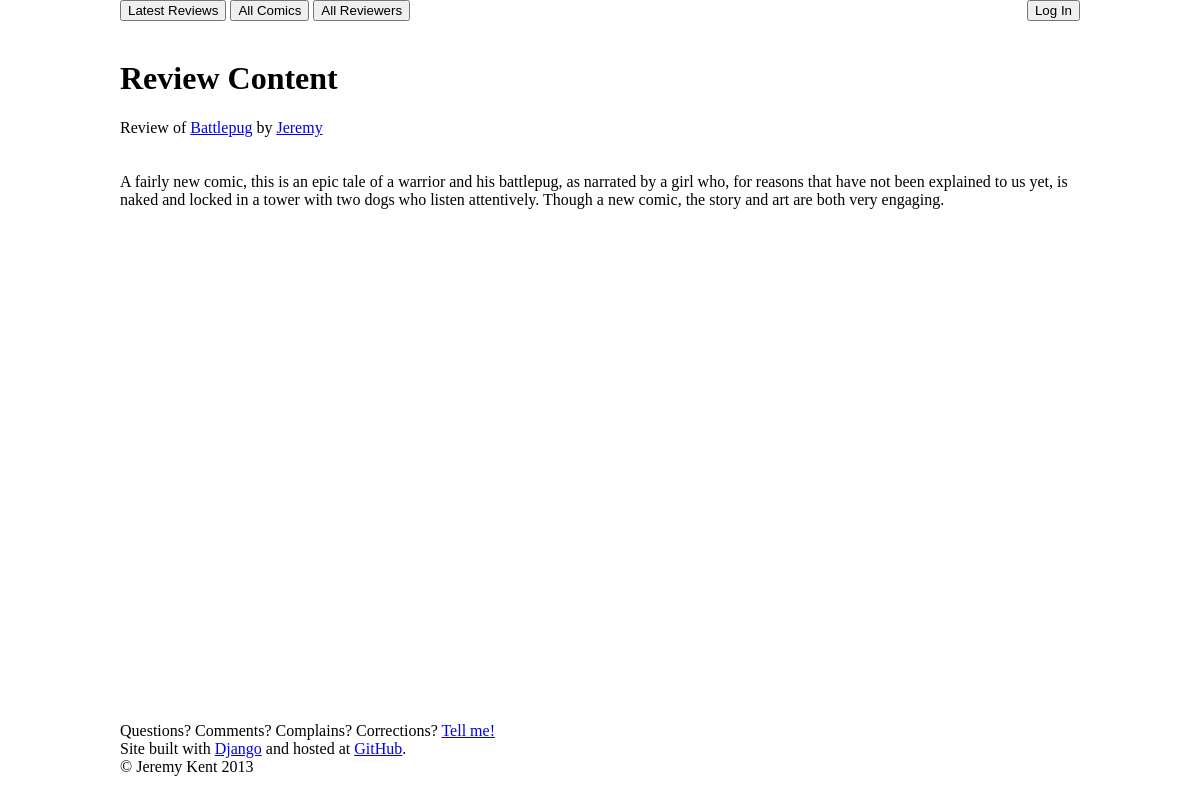
Page /2/ on the committed database.
### reviews/models.py (models this page shows, shortened)
class Review(models.Model):
    comic = models.ForeignKey(Comic)
    reviewer = models.ForeignKey(Reviewer)
    review_text = models.CharField(max_length=2000)
    stars = models.IntegerField(default=0)
    pub_date = models.DateTimeField('date reviewed')

class Comic(models.Model):
    RATING_UNRATED = 'un'
    RATING_G       = 'g'
    RATING_PG      = 'pg'
    RATING_PG_13   = 'pg13'
    RATING_R       = 'r'
    RATING_NC_17   = 'nc17'
    MPAA_RATING_CHOICES = (
        (RATING_UNRATED, '(Unrated)'),
        (RATING_G,       'G'),
        (RATING_PG,      'PG'),
        (RATING_PG_13,   'PG-13'),
        (RATING_R,       'R'),
        (RATING_NC_17,   'NC-17'),
    )
    name = models.CharField(max_length=50)
    url = models.CharField(max_length=200)
    mpaa_rating = models.CharField(
        max_length=4,
        choices=MPAA_RATING_CHOICES,
        default=RATING_UNRATED)

class Reviewer(models.Model):
    user = models.OneToOneField(User)
    name = models.CharField(max_length=50)
    admin = models.BooleanField(default=False)

### reviews/views.py (the view)
# urls.py: url(r'^(?P<pk>\d+)/$', views.ReviewDetailView.as_view(), name='detail'),
class ReviewDetailView(generic.DetailView):
    model = Review

### ibcomics/templates/reviews/review_detail.html (shortened to what this page needs)
{% extends 'reviews/base.html' %}
{% block allreviews %}{{ block.super }}{% endblock %}
{% block allcomics %}{{ block.super }}{% endblock %}
{% block allreviewers %}{{ block.super }}{% endblock %}
{% block loginout %}{{ block.super }}{% endblock %}
{% block content %}
    <h1>Review Content</h1>
    Review of <a href="{% url 'comicdetail' review.comic.id %}">{{ review.comic.name }}</a>
    by <a href="{% url 'reviewerdetail' review.reviewer.id %}">{{ review.reviewer.name }}</a>
    <br /><br />
    <br />
    {{ review.review_text }}
{% endblock %}

### reviews/static/reviews/css/reviews.css (style rules this page uses)
html, body { height: 100%; }
body:before { content:""; height:100%; float:left; width:0; margin-top:-32767px;/ }
body { width:80%; margin:0 auto; }

### rows in the picture
Review: comic.name "Battlepug", reviewer.name "Jeremy", review_text "A fairly new comic, this is an epic tale of a warrior and his battlepug, as narrated by a girl who, for reasons that have not been explained to us yet, is naked and locked in a tower with two dogs who listen attentively. Though a new comic, the story and art are both very engaging."
